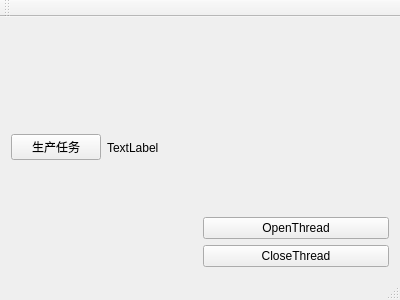
<?xml version="1.0" encoding="UTF-8"?>
<ui version="4.0">
 <class>MainWindow</class>
 <widget class="QMainWindow" name="MainWindow">
  <property name="geometry">
   <rect>
    <x>0</x>
    <y>0</y>
    <width>400</width>
    <height>300</height>
   </rect>
  </property>
  <property name="windowTitle">
   <string>MainWindow</string>
  </property>
  <widget class="QWidget" name="centralWidget">
   <layout class="QGridLayout" name="gridLayout">
    <item row="0" column="0">
     <layout class="QHBoxLayout" name="horizontalLayout">
      <item>
       <widget class="QPushButton" name="gernatorbtn">
        <property name="text">
         <string>生产任务</string>
        </property>
       </widget>
      </item>
      <item>
       <widget class="QLabel" name="label_result">
        <property name="text">
         <string>TextLabel</string>
        </property>
       </widget>
      </item>
     </layout>
    </item>
    <item row="0" column="1">
     <layout class="QVBoxLayout" name="verticalLayout">
      <item>
       <spacer name="verticalSpacer">
        <property name="orientation">
         <enum>Qt::Vertical</enum>
        </property>
        <property name="sizeHint" stdset="0">
         <size>
          <width>20</width>
          <height>153</height>
         </size>
        </property>
       </spacer>
      </item>
      <item>
       <widget class="QPushButton" name="openBtn">
        <property name="text">
         <string>OpenThread</string>
        </property>
       </widget>
      </item>
      <item>
       <widget class="QPushButton" name="closeBtn">
        <property name="text">
         <string>CloseThread</string>
        </property>
       </widget>
      </item>
     </layout>
    </item>
   </layout>
  </widget>
  <widget class="QMenuBar" name="menuBar">
   <property name="geometry">
    <rect>
     <x>0</x>
     <y>0</y>
     <width>400</width>
     <height>25</height>
    </rect>
   </property>
  </widget>
  <widget class="QToolBar" name="mainToolBar">
   <attribute name="toolBarArea">
    <enum>TopToolBarArea</enum>
   </attribute>
   <attribute name="toolBarBreak">
    <bool>false</bool>
   </attribute>
  </widget>
  <widget class="QStatusBar" name="statusBar"/>
 </widget>
 <layoutdefault spacing="6" margin="11"/>
 <resources/>
 <connections/>
</ui>
